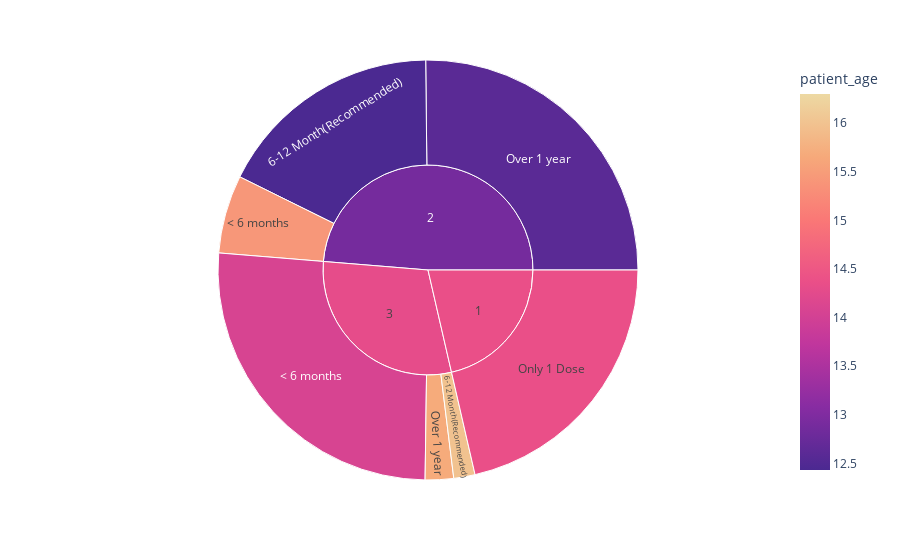

Write notebook code for a chart like this one.
### Code cell
df = grouped_patients
# labels = ['标签 0', '标签 1', '标签 2', '标签 3', '标签 4', '标签 5', '标签 6']

fig = px.sunburst(df, path=['doses', 'labels'], values='count',
                  names='labels',
                  color='patient_age', 
                  color_continuous_scale='agsunset',
                  color_continuous_midpoint=np.average(df['patient_age']))
fig.show()

### Figure 1 — Plotly figure (JSON) as saved in the notebook; plotly's stock layout.template omitted (floating-point values rounded to 4 significant figures)
{"data": [{"branchvalues": "total", "customdata": [[12.43], [15.99], [15.42], [14.08], [14.37], [12.6], [15.68], [14.37], [12.89], [14.3]], "domain": {"x": [0, 1], "y": [0, 1]}, "hovertemplate": "labels=%{label}<br>count=%{value}<br>parent=%{parent}<br>id=%{id}<br>patient_age=%{color}<extra></extra>", "ids": ["2/6-12 Month(Recommended)", "3/6-12 Month(Recommended)", "2/< 6 months", "3/< 6 months", "1/Only 1 Dose", "2/Over 1 year", "3/Over 1 year", "1", "2", "3"], "labels": ["6-12 Month(Recommended)", "6-12 Month(Recommended)", "< 6 months", "< 6 months", "Only 1 Dose", "Over 1 year", "Over 1 year", "1", "2", "3"], "marker": {"coloraxis": "coloraxis", "colors": [12.43, 15.99, 15.42, 14.08, 14.37, 12.6, 15.68, 14.37, 12.89, 14.3]}, "name": "", "parents": ["2", "3", "2", "3", "1", "2", "3", "", "", ""], "type": "sunburst", "values": [71938, 6732, 24720, 107108, 87910, 103410, 8960, 87910, 200068, 122800]}], "layout": {"coloraxis": {"cmid": 14.37, "colorbar": {"title": {"text": "patient_age"}}, "colorscale": [[0, "rgb(75, 41, 145)"], [0.1667, "rgb(135, 44, 162)"], [0.3333, "rgb(192, 54, 157)"], [0.5, "rgb(234, 79, 136)"], [0.6667, "rgb(250, 120, 118)"], [0.8333, "rgb(246, 169, 122)"], [1, "rgb(237, 217, 163)"]]}, "legend": {"tracegroupgap": 0}, "margin": {"t": 60}}}
